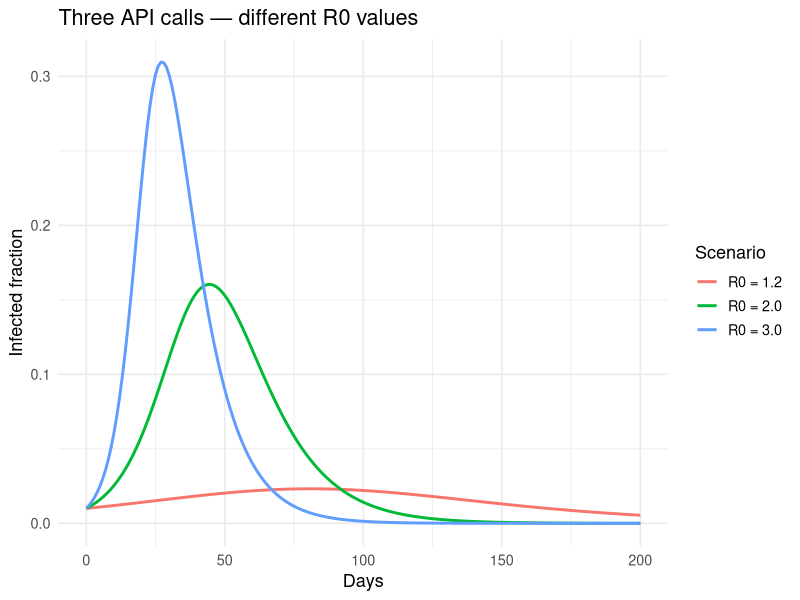

The R script that drew this image:
## ---- chunk 1
#| label: http-demo
#| fig-cap: "Direct comparison of the Euler SIR output (representing what the containerised API returns) against the analytical endemic prevalence. Container behaviour is language-independent."

# Simulate what the containerised API would return
sir_euler <- function(S0, I0, beta, gamma, days, dt = 0.5) {
  N <- S0 + I0
  out <- data.frame(time = seq(0, days, dt),
                    S = NA, I = NA, R = NA)
  S <- S0; I <- I0; R <- 0
  for (i in seq_len(nrow(out))) {
    out[i, ] <- c((i - 1) * dt, S, I, R)
    inf <- beta * S * I / N * dt
    rec <- gamma * I * dt
    S <- S - inf; I <- I + inf - rec; R <- R + rec
  }
  out
}

library(ggplot2)

scenarios <- list(
  list(beta = 0.3, gamma = 0.1, label = "R0 = 3.0"),
  list(beta = 0.2, gamma = 0.1, label = "R0 = 2.0"),
  list(beta = 0.12, gamma = 0.1, label = "R0 = 1.2")
)

results <- do.call(rbind, lapply(scenarios, function(s) {
  df <- sir_euler(9900, 100, s$beta, s$gamma, 200)
  df$scenario <- s$label
  df
}))

ggplot(results[results$time %% 1 == 0, ],
       aes(time, I / (results$I[1] + results$S[1]),
           colour = scenario)) +
  geom_line(linewidth = 1) +
  labs(x = "Days", y = "Infected fraction",
       colour = "Scenario",
       title = "Three API calls — different R0 values") +
  theme_minimal(base_size = 13)
